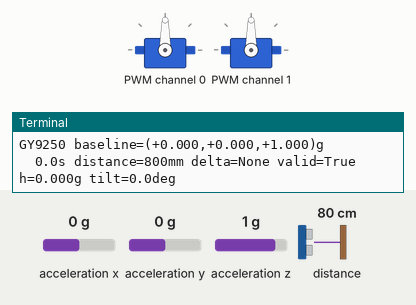
This program was run on a simulated Raspberry Pi (BCM pin numbers). On the bench: 2 × servo, the last lines printed to the terminal. The test bench sets the inputs (shaded band); at power-on: acceleration z 1 g, acceleration x 0 g, acceleration y 0 g, distance to the obstacle 80 cm.

Above: at 3.2 s.
3.3 s: acceleration z set to 0.1 g
4.8 s: acceleration z set to -0.2 g
At 5.3 s:
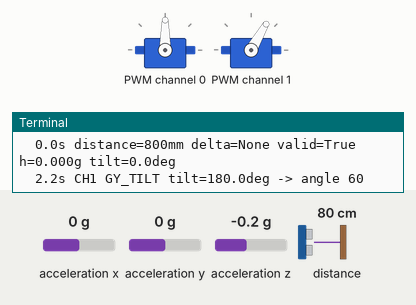
7.8 s: acceleration x set to -1.4 g
At 10.7 s:
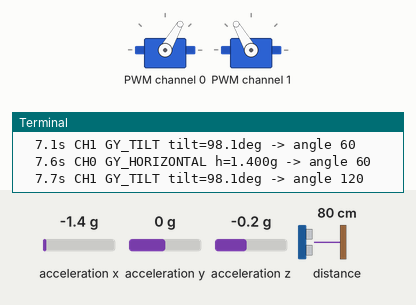
10.8 s: acceleration x set to 0 g
At 13.7 s:
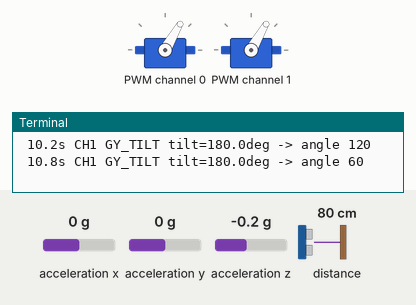
13.8 s: acceleration z set to 0 g
At 15.4 s:
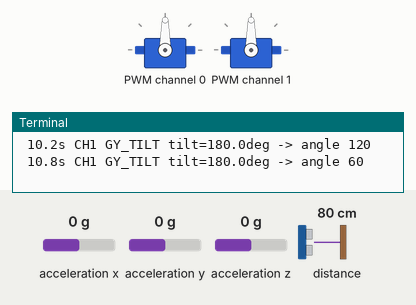
Timing chart, 0 to 16.8 s (numbered marks = the images above; inputs shaded):
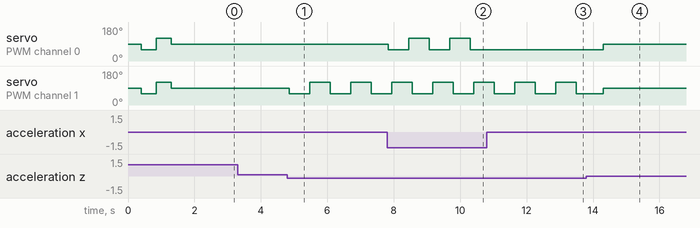

The program:

all_integration_vl53_gy9250_pca9685.py
```python
#!/usr/bin/env python3
"""Integrated hardware test: VL53L0X + GY-9250 + PCA9685 servos.

Checks:
- I2C devices: VL53L0X 0x29, PCA9685 0x40, GY-9250 0x68
- Python libs: Adafruit VL53L0X, ServoKit, smbus2
- Servo channels: CH0 and CH1 conservative center/60/120/center smoke motion
- 60s live integration loop:
  * VL53L0X distance change >= CHANGE_MM triggers CH0 once
  * GY-9250 horizontal XY acceleration >= H_THRESHOLD_G triggers CH0 once
  * GY-9250 tilt angle >= TILT_THRESHOLD_DEG triggers CH1 once
  * stable/no-trigger periods recenter channels
Always returns CH0 and CH1 to CENTER on exit.
"""
import math
import os
import time
import traceback

import board
import busio
import adafruit_vl53l0x
from adafruit_servokit import ServoKit
from smbus2 import SMBus

BUS = 1
MPU_ADDR = 0x68
WHO_AM_I = 0x75
PWR_MGMT_1 = 0x6B
ACCEL_XOUT_H = 0x3B
ACCEL_SCALE = 16384.0

DURATION_S = float(os.environ.get("DURATION_S", "60"))
DETECT_MM = int(os.environ.get("DETECT_MM", "1000"))
CHANGE_MM = int(os.environ.get("CHANGE_MM", "50"))
H_THRESHOLD_G = float(os.environ.get("H_THRESHOLD_G", "0.08"))
TILT_THRESHOLD_DEG = float(os.environ.get("TILT_THRESHOLD_DEG", "12"))
CENTER = int(os.environ.get("CENTER", "90"))
SAFE_MIN = int(os.environ.get("SAFE_MIN", "60"))
SAFE_MAX = int(os.environ.get("SAFE_MAX", "120"))
POLL_S = float(os.environ.get("POLL_S", "0.10"))
COOLDOWN_S = float(os.environ.get("COOLDOWN_S", "0.60"))
ACTIVE_HOLD_S = float(os.environ.get("ACTIVE_HOLD_S", "0.80"))


def read_i16(bus, addr, reg):
    hi = bus.read_byte_data(addr, reg)
    lo = bus.read_byte_data(addr, reg + 1)
    val = (hi << 8) | lo
    return val - 65536 if val & 0x8000 else val


def read_accel_g(bus):
    return (
        read_i16(bus, MPU_ADDR, ACCEL_XOUT_H) / ACCEL_SCALE,
        read_i16(bus, MPU_ADDR, ACCEL_XOUT_H + 2) / ACCEL_SCALE,
        read_i16(bus, MPU_ADDR, ACCEL_XOUT_H + 4) / ACCEL_SCALE,
    )


def avg_accel(bus, samples=30, delay=0.025):
    vals = []
    for _ in range(samples):
        vals.append(read_accel_g(bus))
        time.sleep(delay)
    return tuple(sum(v[i] for v in vals) / len(vals) for i in range(3))


def horizontal_delta(accel, baseline):
    dx = accel[0] - baseline[0]
    dy = accel[1] - baseline[1]
    return math.sqrt(dx * dx + dy * dy)


def tilt_degrees(accel, baseline):
    mag_a = math.sqrt(sum(x * x for x in accel))
    mag_b = math.sqrt(sum(x * x for x in baseline))
    if mag_a == 0 or mag_b == 0:
        return 0.0
    dot = sum(x * y for x, y in zip(accel, baseline)) / (mag_a * mag_b)
    dot = max(-1.0, min(1.0, dot))
    return math.degrees(math.acos(dot))


def valid_distance(mm):
    return mm is not None and 20 <= mm <= DETECT_MM


def alternate(current):
    return SAFE_MAX if current == SAFE_MIN else SAFE_MIN


def fmt_vec(v):
    return f"({v[0]:+.3f},{v[1]:+.3f},{v[2]:+.3f})g"


def main():
    print("START integrated test: VL53L0X + GY-9250 + PCA9685 CH0/CH1", flush=True)
    print(
        f"duration={DURATION_S:.1f}s detect<= {DETECT_MM}mm change>= {CHANGE_MM}mm "
        f"horizontal>= {H_THRESHOLD_G:.3f}g tilt>= {TILT_THRESHOLD_DEG:.1f}deg",
        flush=True,
    )

    kit = ServoKit(channels=16)
    ch0 = kit.servo[0]
    ch1 = kit.servo[1]
    ch0.set_pulse_width_range(1000, 2000)
    ch1.set_pulse_width_range(1000, 2000)

    try:
        # Known initial state + conservative smoke motion for both channels.
        for s in (ch0, ch1):
            s.angle = CENTER
        time.sleep(0.4)
        print("SERVO_SMOKE ch0/ch1 center -> 60 -> 120 -> center", flush=True)
        for angle in (SAFE_MIN, SAFE_MAX, CENTER):
            ch0.angle = angle
            ch1.angle = angle
            print(f"SERVO_SMOKE ch0={angle} ch1={angle}", flush=True)
            time.sleep(0.45)

        i2c = busio.I2C(board.SCL, board.SDA)
        tof = adafruit_vl53l0x.VL53L0X(i2c)

        with SMBus(BUS) as bus:
            who = bus.read_byte_data(MPU_ADDR, WHO_AM_I)
            print(f"GY9250 WHO_AM_I=0x{who:02x}", flush=True)
            bus.write_byte_data(MPU_ADDR, PWR_MGMT_1, 0x01)
            time.sleep(0.1)
            print("Calibrating GY-9250 baseline; keep sensor still...", flush=True)
            baseline = avg_accel(bus)
            print(f"GY9250 baseline={fmt_vec(baseline)}", flush=True)

            last_valid_mm = None
            ch0_target = SAFE_MIN
            ch1_target = SAFE_MIN
            last_ch0_move = 0.0
            last_ch1_move = 0.0
            last_trigger_time = 0.0
            readings = valid_readings = vl53_changes = h_events = tilt_events = 0
            min_mm = max_mm = None
            max_delta_mm = 0
            max_h = 0.0
            max_tilt = 0.0
            next_log = time.monotonic()
            t0 = time.monotonic()

            while time.monotonic() - t0 < DURATION_S:
                now = time.monotonic()
                elapsed = now - t0
                try:
                    mm = int(tof.range)
                except Exception:
                    mm = None
                readings += 1

                is_valid = valid_distance(mm)
                delta_mm = None
                if is_valid:
                    valid_readings += 1
                    min_mm = mm if min_mm is None else min(min_mm, mm)
                    max_mm = mm if max_mm is None else max(max_mm, mm)
                    if last_valid_mm is not None:
                        delta_mm = abs(mm - last_valid_mm)
                        max_delta_mm = max(max_delta_mm, delta_mm)
                    last_valid_mm = mm

                accel = read_accel_g(bus)
                h = horizontal_delta(accel, baseline)
                tilt = tilt_degrees(accel, baseline)
                max_h = max(max_h, h)
                max_tilt = max(max_tilt, tilt)

                ch0_reason = None
                if delta_mm is not None and delta_mm >= CHANGE_MM:
                    ch0_reason = f"VL53_CHANGE delta={delta_mm}mm distance={mm}mm"
                    vl53_changes += 1
                elif h >= H_THRESHOLD_G:
                    ch0_reason = f"GY_HORIZONTAL h={h:.3f}g"
                    h_events += 1

                if ch0_reason and now - last_ch0_move >= COOLDOWN_S:
                    ch0.angle = ch0_target
                    print(f"{elapsed:5.1f}s CH0 {ch0_reason} -> angle {ch0_target}", flush=True)
                    ch0_target = alternate(ch0_target)
                    last_ch0_move = now
                    last_trigger_time = now

                if tilt >= TILT_THRESHOLD_DEG and now - last_ch1_move >= COOLDOWN_S:
                    ch1.angle = ch1_target
                    tilt_events += 1
                    print(f"{elapsed:5.1f}s CH1 GY_TILT tilt={tilt:.1f}deg -> angle {ch1_target}", flush=True)
                    ch1_target = alternate(ch1_target)
                    last_ch1_move = now
                    last_trigger_time = now

                if now - last_trigger_time > ACTIVE_HOLD_S:
                    ch0.angle = CENTER
                    ch1.angle = CENTER

                if now >= next_log:
                    print(
                        f"{elapsed:5.1f}s distance={mm}mm delta={delta_mm} valid={is_valid} "
                        f"h={h:.3f}g tilt={tilt:.1f}deg",
                        flush=True,
                    )
                    next_log = now + 5.0

                time.sleep(POLL_S)

            print(
                "SUMMARY "
                f"readings={readings} valid_readings={valid_readings} min_mm={min_mm} max_mm={max_mm} "
                f"max_delta_mm={max_delta_mm} vl53_changes={vl53_changes} "
                f"h_events={h_events} tilt_events={tilt_events} max_h={max_h:.3f}g max_tilt={max_tilt:.1f}deg",
                flush=True,
            )
    finally:
        try:
            ch0.angle = CENTER
            ch1.angle = CENTER
            time.sleep(0.5)
        finally:
            print(f"STOP ch0_center={CENTER} ch1_center={CENTER}", flush=True)


if __name__ == "__main__":
    try:
        main()
    except Exception:
        print("ERROR integrated test failed:", flush=True)
        traceback.print_exc()
        raise
```

Measured:
- the behaviour switches between 0 and -0.1 g on acceleration z (found by bisection; images 0 and 1)
- after the input at 3.3 s, every drawn part: stays the same
- after the input at 4.8 s, servo on PWM channel 1: alternates 120° for 0.62 s and 60° for 0.62 s, starting after 0.05 s
- after the input at 7.8 s, servo on PWM channel 0: alternates 120° for 0.62 s and 60° for 0.62 s, starting at once
- after the input at 10.8 s, servo on PWM channel 0: stops changing and stays 60°
- after the input at 13.8 s, servo on PWM channel 0: 60° → 90° after 0.52 s
